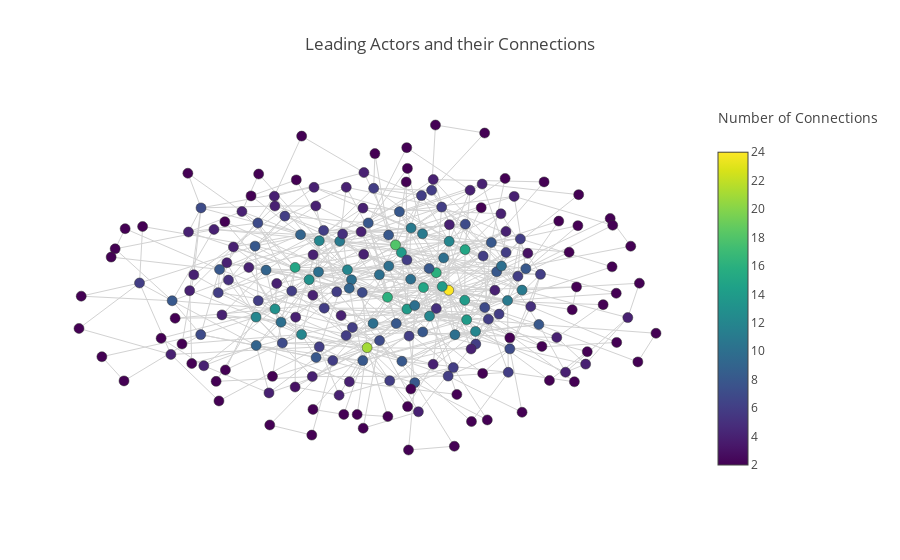

The notebook cell saved with this chart:
### Code cell
Xv=[pos[k][0] for k in nodes]
Yv=[pos[k][1] for k in nodes]
Xed=[]
Yed=[]
for edge in edges:
    Xed+=[pos[edge[0]][0],pos[edge[1]][0], None]
    Yed+=[pos[edge[0]][1],pos[edge[1]][1], None] 
    
trace3=Scatter(x=Xed,
               y=Yed,
               mode='lines',
               line=Line(color='rgb(210,210,210)', width=1),
               hoverinfo='none'
               )
trace4=Scatter(x=Xv,
               y=Yv,
               mode='markers',
               name='net',
               marker=Marker(symbol='dot',
                             size=10, 
               showscale=True,
               colorscale = 'Viridis',
               reversescale = False,
                             
               colorbar=ColorBar(title='Number of Connections<br> &nbsp;', tickvals=[2,4,6,8,10,12,14,16,18,20,22,24]),

               color= list(d.values()),
               line=Line(color='rgb(50,50,50)', width=0.5)
               ),
               text=nodes,
               hoverinfo='text'
               )
    
    

layout=Layout(title= "Leading Actors and their Connections",  
    font= Font(size=12),
    showlegend=False, 
    xaxis=XAxis(showgrid=False, zeroline=False, showticklabels=False),
    yaxis=YAxis(showgrid=False, zeroline=False, showticklabels=False),
    margin=Margin(
        l=40,
        r=40,
        b=85,
        t=100,
    ),         
    )

data1=Data([trace3, trace4])
fig1=Figure(data=data1, layout=layout)
iplot(fig1)

### Figure 1 — Plotly figure (JSON) as saved in the notebook; plotly's stock layout.template omitted (floating-point values rounded to 4 significant figures; data arrays with more than 128 entries replaced by an {"elided": "..."} marker saying what was removed)
{"data": [{"hoverinfo": "none", "line": {"color": "rgb(210,210,210)", "width": 1}, "mode": "lines", "type": "scatter", "x": {"elided": "1857 float values"}, "y": {"elided": "1857 float values"}}, {"hoverinfo": "text", "marker": {"color": {"elided": "216 int values"}, "colorbar": {"tickvals": [2, 4, 6, 8, 10, 12, 14, 16, 18, 20, 22, 24], "title": "Number of Connections<br> &nbsp;"}, "colorscale": "Viridis", "line": {"color": "rgb(50,50,50)", "width": 0.5}, "reversescale": false, "showscale": true, "size": 10, "symbol": "dot"}, "mode": "markers", "name": "net", "text": {"elided": "216 str values"}, "type": "scatter", "x": {"elided": "216 float values"}, "y": {"elided": "216 float values"}}], "layout": {"font": {"size": 12}, "margin": {"b": 85, "l": 40, "r": 40, "t": 100}, "showlegend": false, "title": "Leading Actors and their Connections", "xaxis": {"showgrid": false, "showticklabels": false, "zeroline": false}, "yaxis": {"showgrid": false, "showticklabels": false, "zeroline": false}}}
